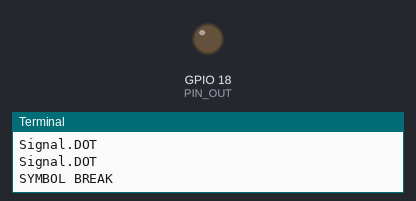
This program was run on a simulated Raspberry Pi (BCM pin numbers). Shown: output pins drawn as LEDs (lit = HIGH), the last lines printed to the terminal. At 12.7 s the program stops and its outputs stay as they are.

Above: at 0.9 s.
At 11.75 s:
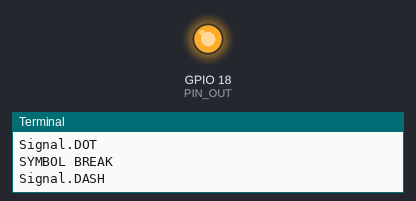
Timing chart, 0 to 13.8 s (numbered marks = the images above):
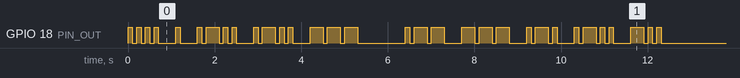

The program:

morse_code_writer.py
```python
import RPi.GPIO as GPIO
import time

from morse_code import Signal, DOT_TIME, DASH_TIME, SIGNAL_BREAK_TIME, SYMBOL_MAP, SYMBOL_BREAK_TIME, \
    WORD_BREAK_TIME

PIN_OUT = 18                    # LED or Buzzer

GPIO.setmode(GPIO.BCM)          # use BCM numbers
GPIO.setup(PIN_OUT, GPIO.OUT)   # set the PIN_OUT OUTPUT mode
GPIO.output(PIN_OUT, GPIO.LOW)  # make PIN_OUT OUTPUT LOW level

def write_signal(signal: Signal):
    print(signal)
    GPIO.output(PIN_OUT, GPIO.HIGH)

    if signal == Signal.DOT:
        time.sleep(DOT_TIME)
    elif signal == Signal.DASH:
        time.sleep(DASH_TIME)

    GPIO.output(PIN_OUT, GPIO.LOW)
    time.sleep(SIGNAL_BREAK_TIME)


def write_symbol(symbol: str):
    symbol = symbol.upper()

    if symbol not in SYMBOL_MAP:
        print("Symbol not found: [" + str(symbol) + "]")
        return

    signals = SYMBOL_MAP[symbol]
    for signal in signals:
        write_signal(signal)

    if symbol == ' ':
        print('SPACE')
        time.sleep(WORD_BREAK_TIME)
    else:
        print('SYMBOL BREAK')
        time.sleep(SYMBOL_BREAK_TIME)


def write_symbols(symbols: str):
    for symbol in symbols:
        write_symbol(symbol)


try:
    write_symbols("HELLO WORLD")
finally:
    GPIO.cleanup()
```

morse_code.py
```python
from enum import Enum
from typing import Dict, List

# The length of a dot is one unit
# A dash is three units
# The space between parts of the same letter is one unit
# The space between letters is three units
# The space between words is seven units.

DOT_UNITS = 1
DASH_UNITS = 3
SIGNAL_BREAK_UNITS = 1
SYMBOL_BREAK_UNITS = 3
WORD_BREAK_UNITS = 7

UNIT_TIME = 0.1  # seconds
DOT_TIME = UNIT_TIME * DOT_UNITS
DASH_TIME = UNIT_TIME * DASH_UNITS
SIGNAL_BREAK_TIME = UNIT_TIME * SIGNAL_BREAK_UNITS
SYMBOL_BREAK_TIME = UNIT_TIME * SYMBOL_BREAK_UNITS
WORD_BREAK_TIME = UNIT_TIME * WORD_BREAK_UNITS

class Signal(Enum):
    DOT = 1
    DASH = 2

SYMBOL_MAP: Dict[str, List[Signal]] = {
    ' ': [],
    'A': [Signal.DOT, Signal.DASH],
    'B': [Signal.DASH, Signal.DOT, Signal.DOT, Signal.DOT],
    'C': [Signal.DASH, Signal.DOT, Signal.DASH, Signal.DOT],
    'D': [Signal.DASH, Signal.DOT, Signal.DOT],
    'E': [Signal.DOT],
    'F': [Signal.DOT, Signal.DOT, Signal.DASH, Signal.DOT],
    'G': [Signal.DASH, Signal.DASH, Signal.DOT],
    'H': [Signal.DOT, Signal.DOT, Signal.DOT, Signal.DOT],
    'I': [Signal.DOT, Signal.DOT],
    'J': [Signal.DOT, Signal.DASH, Signal.DASH, Signal.DASH],
    'K': [Signal.DASH, Signal.DOT, Signal.DASH],
    'L': [Signal.DOT, Signal.DASH, Signal.DOT, Signal.DOT],
    'M': [Signal.DASH, Signal.DASH],
    'N': [Signal.DASH, Signal.DOT],
    'O': [Signal.DASH, Signal.DASH, Signal.DASH],
    'P': [Signal.DOT, Signal.DASH, Signal.DASH, Signal.DOT],
    'Q': [Signal.DASH, Signal.DASH, Signal.DOT, Signal.DASH],
    'R': [Signal.DOT, Signal.DASH, Signal.DOT],
    'S': [Signal.DOT, Signal.DOT, Signal.DOT],
    'T': [Signal.DASH],
    'U': [Signal.DOT, Signal.DOT, Signal.DASH],
    'V': [Signal.DOT, Signal.DOT, Signal.DOT, Signal.DASH],
    'W': [Signal.DOT, Signal.DASH, Signal.DASH],
    'X': [Signal.DASH, Signal.DOT, Signal.DOT, Signal.DASH],
    'Y': [Signal.DASH, Signal.DOT, Signal.DASH, Signal.DASH],
    'Z': [Signal.DASH, Signal.DASH, Signal.DOT, Signal.DOT]
}
```

Measured:
- by itself, GPIO 18 (PIN_OUT): LOW → HIGH at 0.00 s, → LOW 0.10 s later, → HIGH 0.10 s later, → LOW 0.10 s later, … (64 changes in this stretch)
